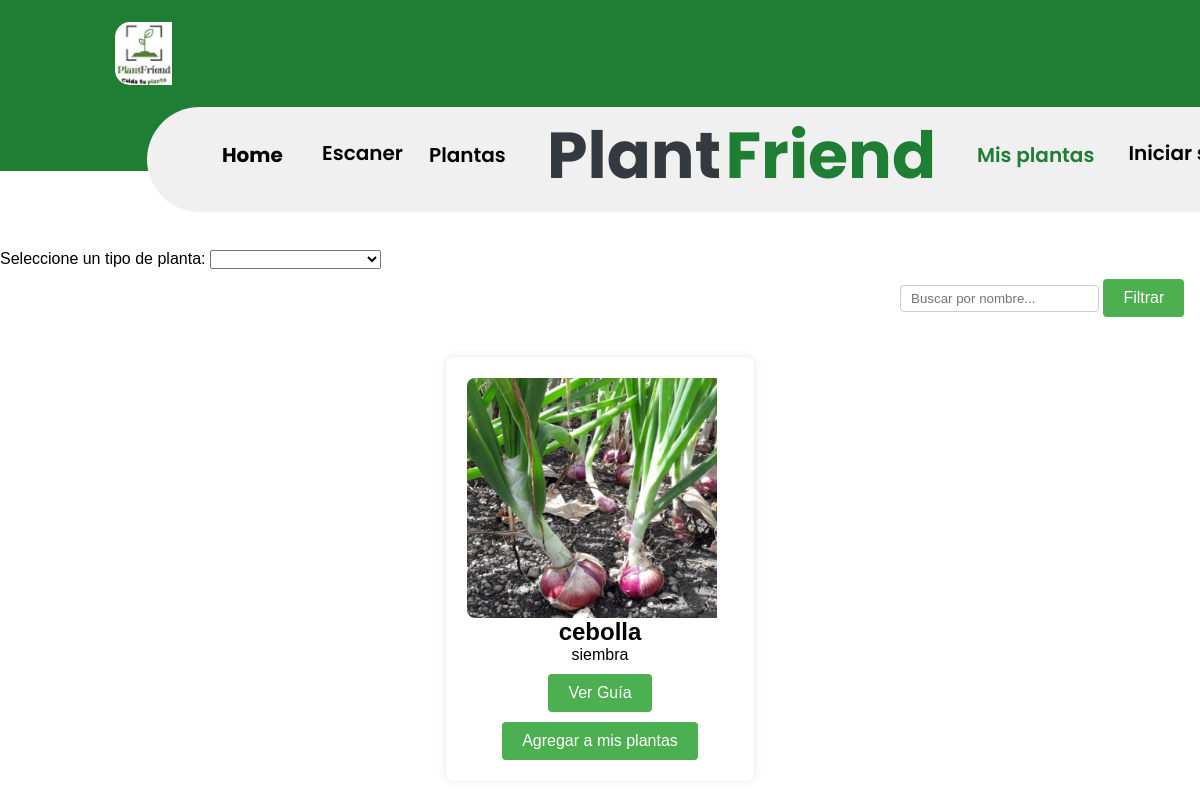
Page /mostrar-plantas/ on the earlier database version.
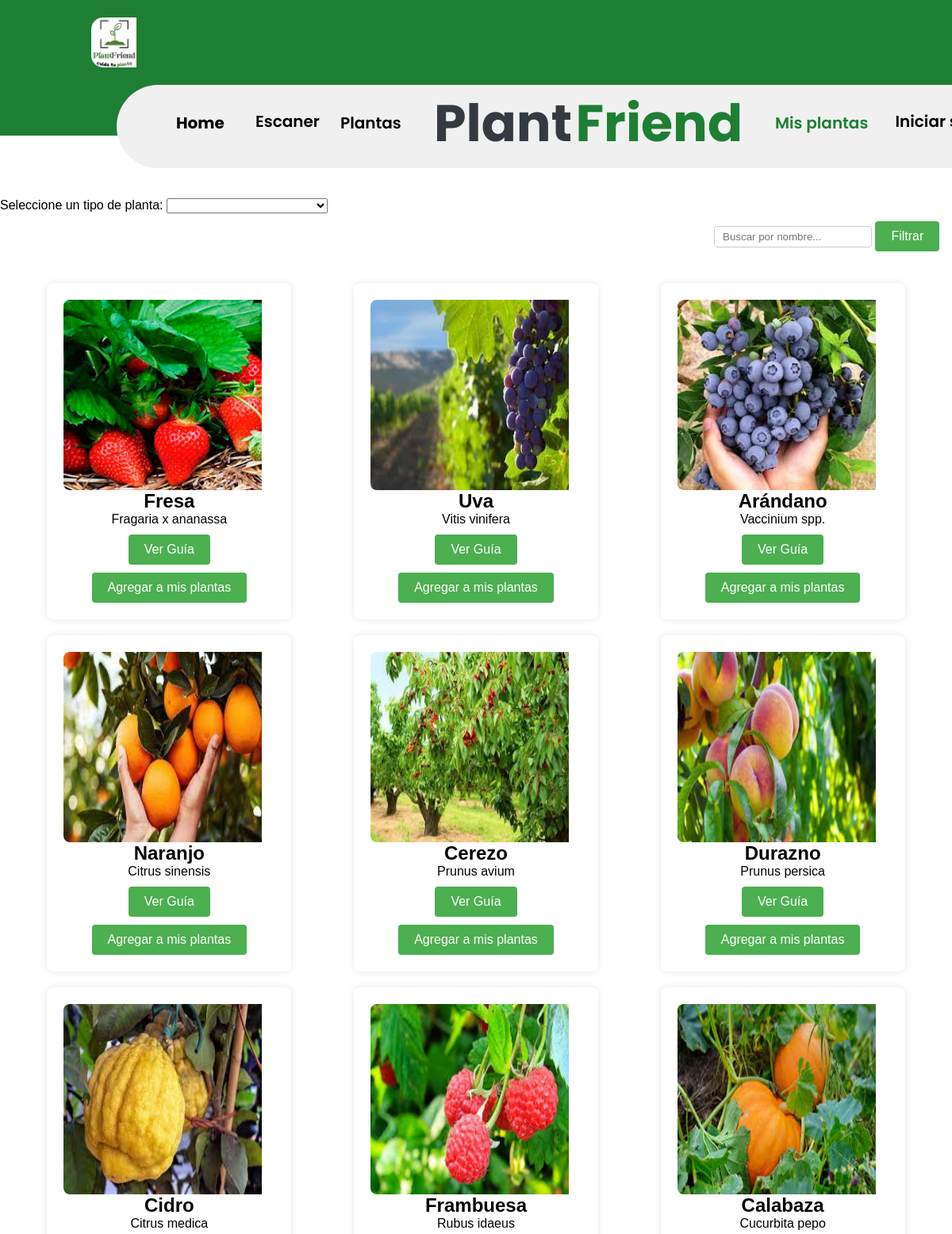
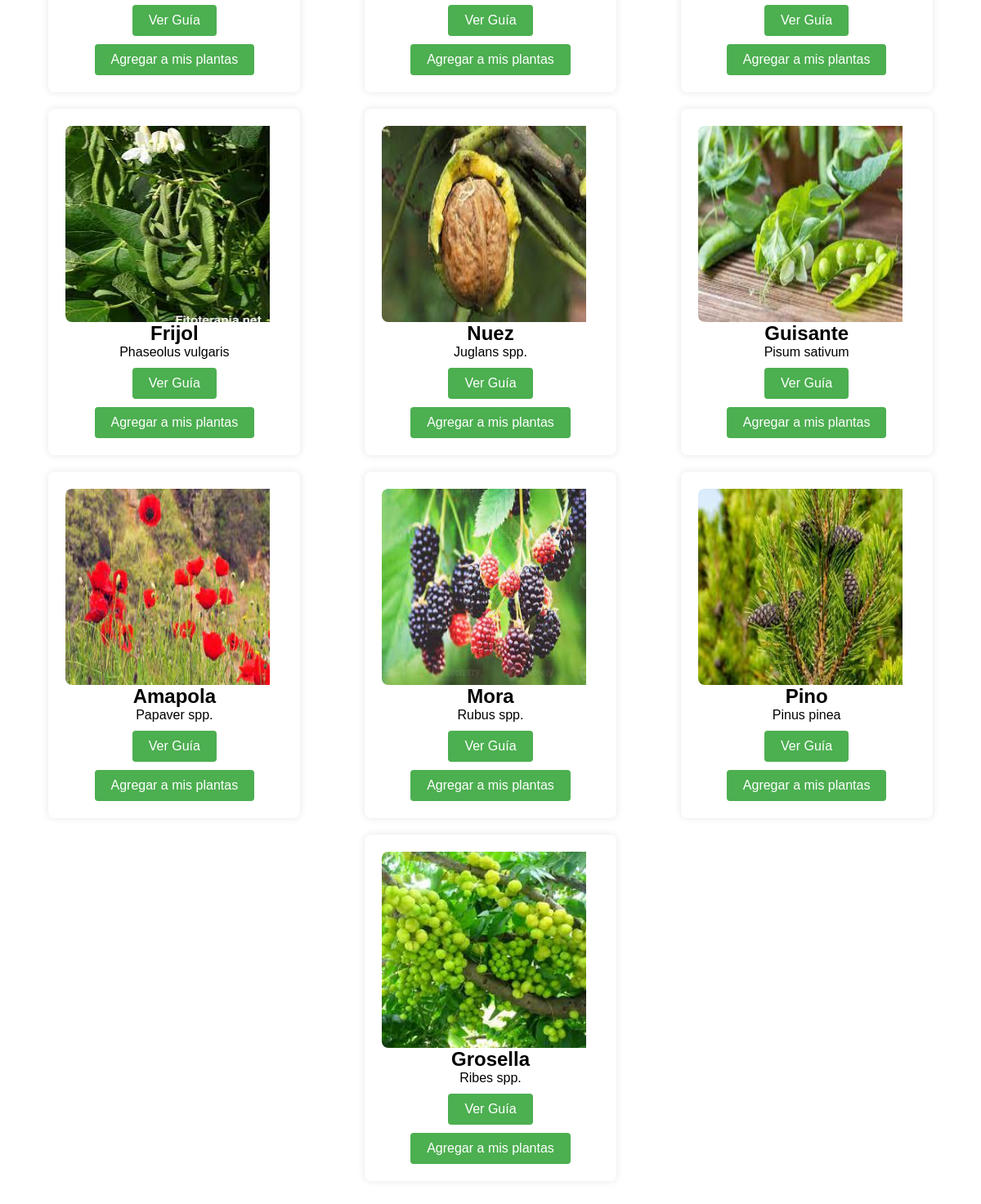
Same page on the later database version (2 pictures, top to bottom).
### Proyects/models.py (models this page shows, shortened)
class Planta(models.Model):
   idplanta = models.AutoField(primary_key=True)
   nombre = models.CharField(max_length=100)
   comentario = models.TextField()
   imagen = models.ImageField(upload_to='plant_images/', blank=True, null=True)
   guia = models.ForeignKey(Guias, on_delete=models.CASCADE, null=True)
   usuarios = models.ManyToManyField(User, through='UsuarioPlanta')
   tipo = models.ForeignKey(Tipo_Planta, on_delete=models.SET_NULL, null=True)

### Proyects/views.py (the view)
# urls.py: path('mostrar-plantas/', mostrar_plantas, name='mostrar_plantas'),
def mostrar_plantas(request):
    plantas = Planta.objects.all()
    tipos = Tipo_Planta.objects.all()
    tipos_serialized = serialize('json', tipos)
    tipo_seleccionado = request.GET.get('tipo', None)
    tipo_seleccionado_nombre = None
    if tipo_seleccionado:
        plantas = plantas.filter(tipo__idtipo=tipo_seleccionado)
        tipo_seleccionado_nombre = Tipo_Planta.objects.get(idtipo=tipo_seleccionado).nombre
    context = {
        'plantas': plantas,
        'tipos_serialized': tipos_serialized,
        'tipo_seleccionado': tipo_seleccionado,
        'tipo_seleccionado_nombre': tipo_seleccionado_nombre,
        'tipos':tipos
    }
    return render(request, 'mostrar_plantas/mostrar_plantas.html', context)

### Proyects/Templates/mostrar_plantas/mostrar_plantas.html (shortened to what this page needs)
{% load static %}
{% block content %}
    {% block head %}
        <link rel="stylesheet" href="{% static 'css/plantas/plantas.css' %}">
    {% endblock %}
    {% include "navbar/navbar.html" %}
    <form class="filtForm" id="filtroForm" method="get" action="{% url 'mostrar_plantas' %}">
        <label for="tipo">Seleccione un tipo de planta:</label>
        <select id="tipo" name="tipo">
        </select>
    </form>
    <input type="text" id="filtroNombre" placeholder="Buscar por nombre...">
    <button onclick="filtrarPlantas()">Filtrar</button>
    <div class="plant-container">
        {% if plantas %}
            {% for planta in plantas %}
                <div class="plant-card">
                    {% if planta.imagen %}
                        <img src="{{ planta.imagen.url }}" alt="{{ planta.nombre }}">
                    {% else %}
                        <p>No hay imagen disponible para esta planta.</p>
                    {% endif %}
                    <h2>{{ planta.nombre }}</h2>
                    <p>{{ planta.comentario }}</p>
                    <button><a href="{% url 'ver_guia' planta.idplanta %}">Ver Guía</a></button>
                    <form method="post" action="{% url 'agregar_planta_a_usuario' planta.idplanta %}">
                        <button type="submit">Agregar a mis plantas</button>
                    </form>
                </div>
            {% endfor %}
        {% else %}
            <div id="mensajeNoResultados" style="color: red; margin-top: 10px;">
                No se encontraron resultados para el tipo seleccionado.
            </div>
        {% endif %}
    </div>
{% endblock %}

### Proyects/Templates/navbar/navbar.html
{% load static %}
{% block content %}
<link rel="stylesheet" href="{% static 'css/navbar/navbar.css' %}">
<nav>
    <div id="header">
        <div id="headerBackground"></div>
        <img id="headerImage" src="{% static 'img/logo.jpeg' %}" />
        <div id="title">
            <div id="titleBackground"></div>
            <a id="titleText" href="{% url 'index' %}">
                <span>Plant</span>
                <span>Friend</span>
            </a>
            <a class="menuText" href="{% url 'mostrar_plantas' %}">Plantas</a>
            <a class="menuText2" href="{% url 'reconocimiento_plantas' %}">Escaner</a>
            {% if user.is_authenticated %}
                <div style="text-align:left; margin-left: 30px; margin-top: -60px; font-size: 20px;">
                    <b>👤¡Hola, {{ user.username }}!</b>
                    <a class="menuText3" href="{% url 'cerrar_sesion' %}">Cerrar sesión</a>
                </div>
            {% else %}
                <a class="menuText3" href="{% url 'login' %}">Iniciar sesión</a>
            {% endif %}
            <a class="menuText4" href="{% url 'index' %}">Home</a>
            <a href="{% url 'misplantas' %}">
                <div id="activate">Mis plantas</div>
            </a>
        </div>
    </div>
</nav>
{% endblock %}

### Proyects/static/css/plantas/plantas.css (style rules this page uses)
@media (min-width:320px) { body, table, p, img { padding-right: 1em; width: 100%; } }
.plant-container { display: flex; flex-wrap: wrap; justify-content: space-around; padding: 20px; position: relative; }
.plant-card { border: 1px solid #fffdfd; border-radius: 8px; box-shadow: 0 0 10px rgba(0, 0, 0, 0.1); margin: 10px; padding: 20px; text-align: center; }
.plant-card img { width: 250px; height: 240px; border-radius: 8px; }
button { background-color: #4CAF50; color: white; border: none; padding: 10px 20px; text-align: center; text-decoration: none; display: inline-block; font-size: 16px; border-radius: 4px; cursor: pointer; margin-top: 10px; }
a { text-decoration: none; color: white; }
#filtroNombre { margin-bottom: 15px; padding: 5px 10px; border-radius: 4px; border: 1px solid #ccc; margin-left: 75%; }
.filtForm { margin-top: 250px; }

### Proyects/static/css/navbar/navbar.css (style rules this page uses)
* { margin:0; padding:0; }
@media (min-width:320px) { body, table, p, img { padding-right: 1em; width: 100%; } }
a { text-decoration: none; }
#header { width: 1512px; height: 199px; left: 0px; top: 0px; position: absolute; }
#headerBackground { width: 1512px; height: 171px; left: 0px; top: 0px; position: absolute; background: #1E7E34; }
#headerImage { width: 57px; height: 63px; left: 115px; top: 22px; position: absolute; border-radius: 15px; }
#title { width: 1217px; height: 92px; left: 147px; top: 107px; position: absolute; }
#titleBackground { width: 1185px; height: 105px; left: 0px; top: 0px; position: absolute; background: rgb(240, 240, 240); border-radius: 75px; }
#titleText { text-decoration: none; width: 430px; height: 67px; left: 400px; top: 0px; position: absolute; }
#titleText span:nth-child(1) { color: #343A40; font-size: 65px; font-family: Poppins; font-weight: 700; word-wrap: break-word; }
#titleText span:nth-child(2) { color: #1E7E34; font-size: 65px; font-family: Poppins; font-weight: 700; word-wrap: break-word; }
.menuText { width: 89px; height: 26px; top: 33px; position: absolute; color: black; font-size: 20px; font-family: Poppins; font-weight: 600; word-wrap: break-word; left: 282px; text-decoration: none; }
.menuText2 { width: 89px; height: 26px; top: 33px; position: absolute; color: black; font-size: 20px; font-family: Poppins; font-weight: 600; word-wrap: break-word; width: 103px; left: 164px; justify-content: center; align-items: center; display: inline-flex; }
.menuText3 { height: 26px; top: 33px; position: absolute; color: black; font-size: 20px; font-family: Poppins; font-weight: 600; word-wrap: break-word; width: 169px; left: 964px; justify-content: center; align-items: center; display: inline-flex; text-decoration: none; }
.menuText4 { width: 89px; height: 26px; top: 33px; position: absolute; color: black; font-size: 20px; font-family: Poppins; font-weight: 600; word-wrap: break-word; width: 89px; left: 75px; font-weight: 700; }
#activate { text-decoration: none; width: 119px; height: 26px; left: 830px; top: 33px; position: absolute; color: #1E7E34; font-size: 20px; font-family: Poppins; font-weight: 600; word-wrap: break-word }

Differences in the rows shown:
removed Planta: nombre "cebolla", comentario "siembra"
added Planta: imagen (picture), nombre "Fresa", comentario "Fragaria x ananassa"
added Planta: imagen (picture), nombre "Uva", comentario "Vitis vinifera"
added Planta: imagen (picture), nombre "Arándano", comentario "Vaccinium spp."
added Planta: imagen (picture), nombre "Naranjo", comentario "Citrus sinensis"
added Planta: imagen (picture), nombre "Cerezo", comentario "Prunus avium"
added Planta: imagen (picture), nombre "Durazno", comentario "Prunus persica"
added Planta: imagen (picture), nombre "Cidro", comentario "Citrus medica"
added Planta: imagen (picture), nombre "Frambuesa", comentario "Rubus idaeus"
added Planta: imagen (picture), nombre "Calabaza", comentario "Cucurbita pepo"
added Planta: imagen (picture), nombre "Frijol", comentario "Phaseolus vulgaris"
added Planta: imagen (picture), nombre "Nuez", comentario "Juglans spp."
added Planta: imagen (picture), nombre "Guisante", comentario "Pisum sativum"
added Planta: imagen (picture), nombre "Amapola", comentario "Papaver spp."
added Planta: imagen (picture), nombre "Mora", comentario "Rubus spp."
added Planta: imagen (picture), nombre "Pino", comentario "Pinus pinea"
added Planta: imagen (picture), nombre "Grosella", comentario "Ribes spp."
